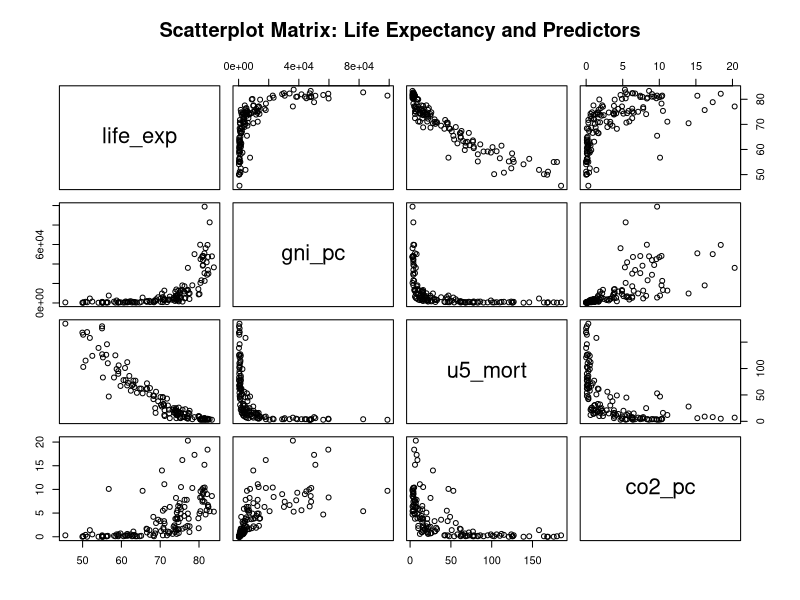
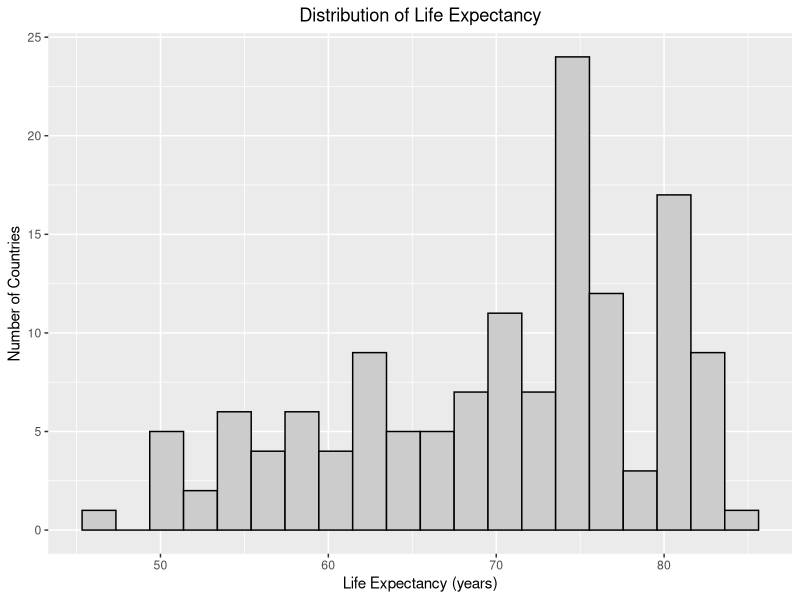
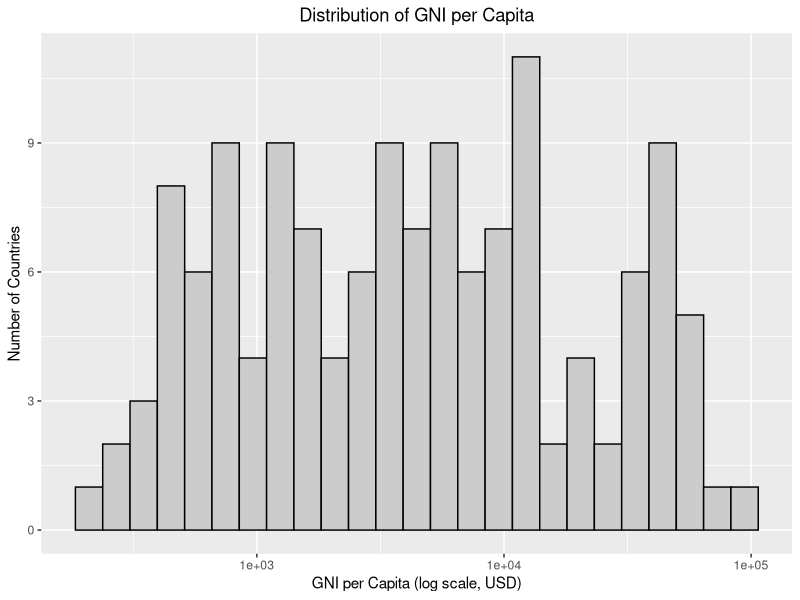
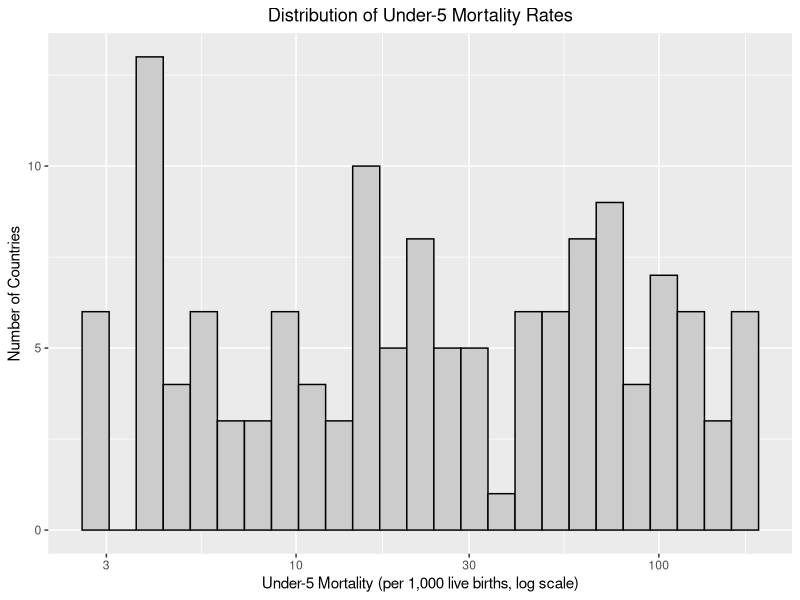
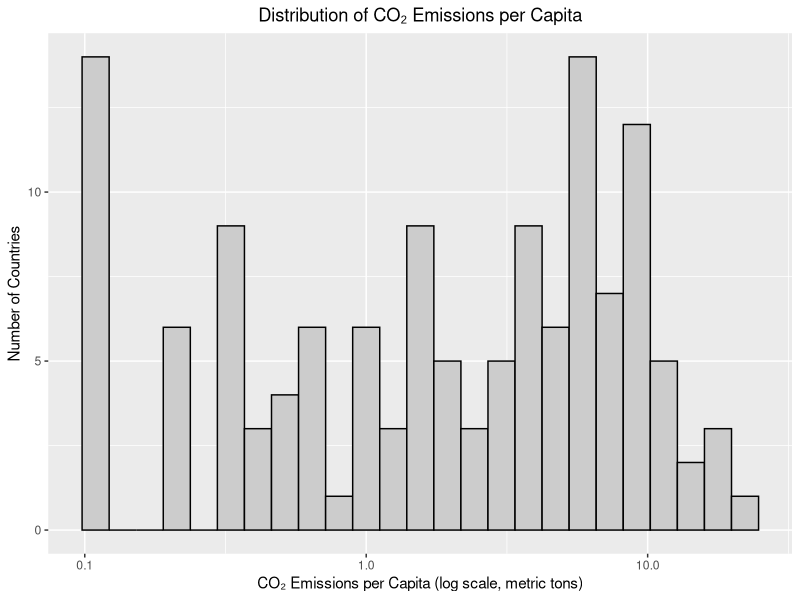
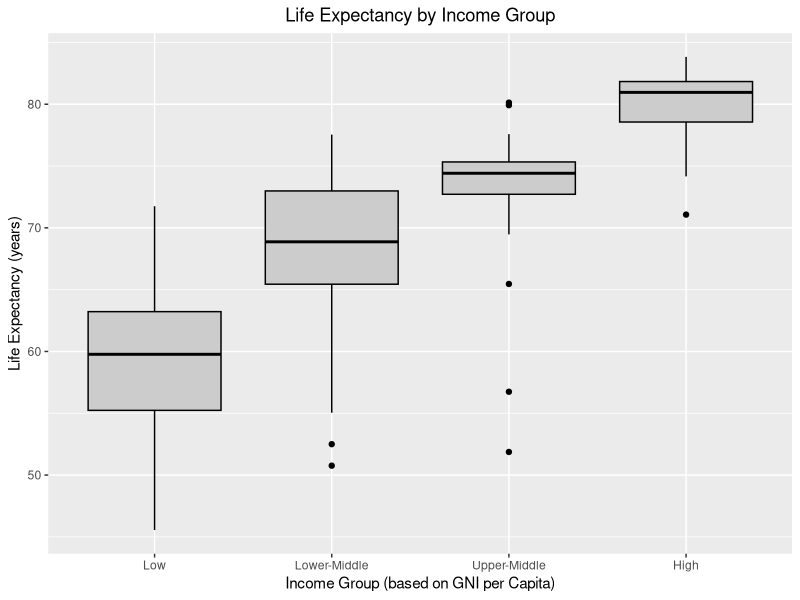
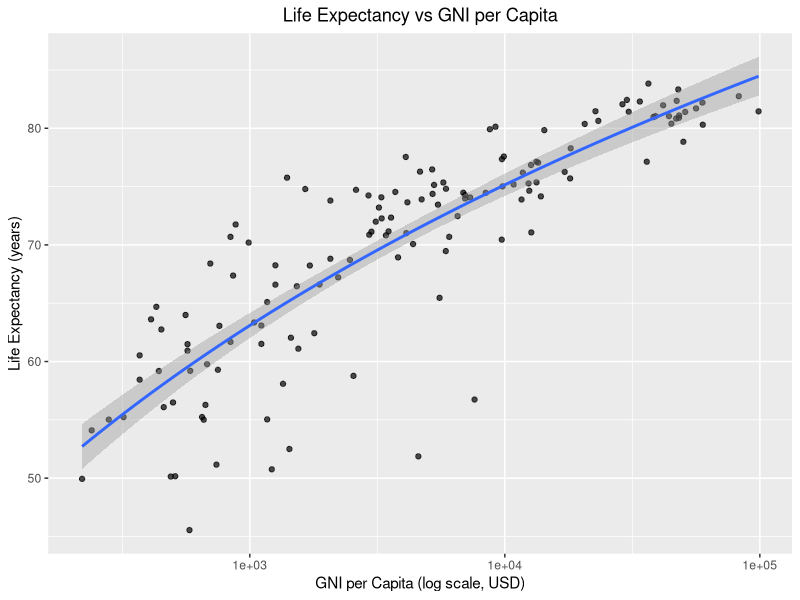
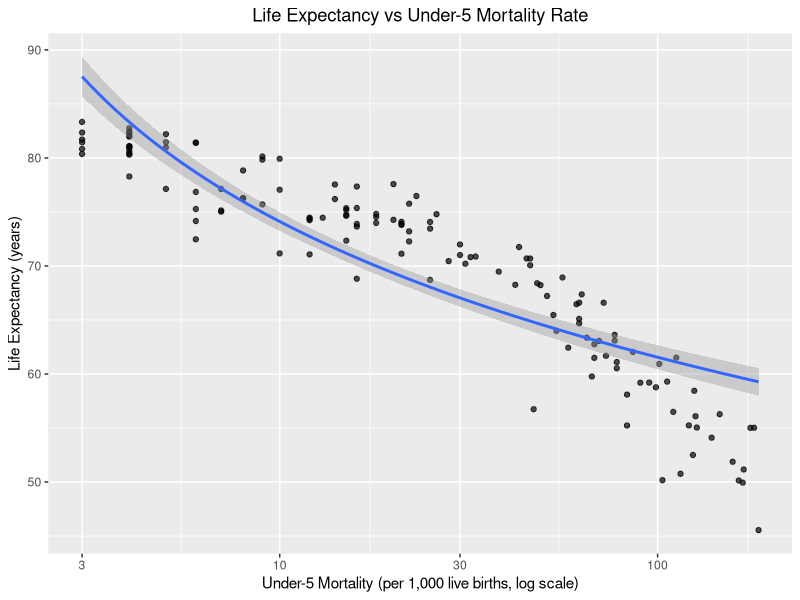

Reproduce these figures in R, in order.
install.packages("car")

library(tidyverse)
library(car)

# ---- 1) Load cross-sectional data ----
dat <- read.csv("life_expectancy_cross_section.csv", stringsAsFactors = FALSE)

# ---- 2) Summary statistics and Correlations ----
summary(dat[, c("life_exp", "gni_pc", "u5_mort", "co2_pc")])
sapply(dat[, c("life_exp", "gni_pc", "u5_mort", "co2_pc")], sd, na.rm = TRUE)

# ---- Correlation matrix ----
cor_vars <- dat %>%
  select(life_exp, gni_pc, u5_mort, co2_pc)

cor_matrix <- cor(cor_vars, use = "complete.obs")

round(cor_matrix, 3)

pairs(cor_vars,
      main = "Scatterplot Matrix: Life Expectancy and Predictors")

# ---- 3) Create transforms (raw/log/sqrt/sq/inv) ----
dat <- dat %>%
  mutate(
    # raw
    gni_raw = gni_pc, u5_raw = u5_mort, co2_raw = co2_pc,
    
    # log (requires >0)
    gni_log = ifelse(!is.na(gni_pc) & gni_pc > 0, log(gni_pc), NA_real_),
    u5_log  = ifelse(!is.na(u5_mort) & u5_mort > 0, log(u5_mort), NA_real_),
    co2_log = ifelse(!is.na(co2_pc) & co2_pc > 0, log(co2_pc), NA_real_),
    
    # sqrt (requires >=0)
    gni_sqrt = ifelse(!is.na(gni_pc) & gni_pc >= 0, sqrt(gni_pc), NA_real_),
    u5_sqrt  = ifelse(!is.na(u5_mort) & u5_mort >= 0, sqrt(u5_mort), NA_real_),
    co2_sqrt = ifelse(!is.na(co2_pc) & co2_pc >= 0, sqrt(co2_pc), NA_real_),
    
    # square
    gni_sq = ifelse(!is.na(gni_pc), gni_pc^2, NA_real_),
    u5_sq  = ifelse(!is.na(u5_mort), u5_mort^2, NA_real_),
    co2_sq = ifelse(!is.na(co2_pc), co2_pc^2, NA_real_),
    
    # inverse (requires >0)
    gni_inv = ifelse(!is.na(gni_pc) & gni_pc > 0, 1 / gni_pc, NA_real_),
    u5_inv  = ifelse(!is.na(u5_mort) & u5_mort > 0, 1 / u5_mort, NA_real_),
    co2_inv = ifelse(!is.na(co2_pc) & co2_pc > 0, 1 / co2_pc, NA_real_)
  )

# 4) INDIVIDUAL REGRESSIONS
# Compare functional forms with AIC

# Under-5
m_u5_raw  <- lm(life_exp ~ u5_raw,  data = dat)
m_u5_log  <- lm(life_exp ~ u5_log,  data = dat)
m_u5_sqrt <- lm(life_exp ~ u5_sqrt, data = dat)
m_u5_sq   <- lm(life_exp ~ u5_sq,   data = dat)
m_u5_inv  <- lm(life_exp ~ u5_inv,  data = dat)

AIC(m_u5_raw, m_u5_log, m_u5_sqrt, m_u5_sq, m_u5_inv)
summary(m_u5_raw); summary(m_u5_log); summary(m_u5_sqrt); summary(m_u5_sq); summary(m_u5_inv)

# GNI
m_gni_raw  <- lm(life_exp ~ gni_raw,  data = dat)
m_gni_log  <- lm(life_exp ~ gni_log,  data = dat)
m_gni_sqrt <- lm(life_exp ~ gni_sqrt, data = dat)
m_gni_sq   <- lm(life_exp ~ gni_sq,   data = dat)
m_gni_inv  <- lm(life_exp ~ gni_inv,  data = dat)

AIC(m_gni_raw, m_gni_log, m_gni_sqrt, m_gni_sq, m_gni_inv)
summary(m_gni_raw); summary(m_gni_log); summary(m_gni_sqrt); summary(m_gni_sq); summary(m_gni_inv)

# CO2
m_co2_raw  <- lm(life_exp ~ co2_raw,  data = dat)
m_co2_log  <- lm(life_exp ~ co2_log,  data = dat)
m_co2_sqrt <- lm(life_exp ~ co2_sqrt, data = dat)
m_co2_sq   <- lm(life_exp ~ co2_sq,   data = dat)
m_co2_inv  <- lm(life_exp ~ co2_inv,  data = dat)

AIC(m_co2_raw, m_co2_log, m_co2_sqrt, m_co2_sq, m_co2_inv)
summary(m_co2_raw); summary(m_co2_log); summary(m_co2_sqrt); summary(m_co2_sq); summary(m_co2_inv)

# 5) STEPWISE MULTIPLE REGRESSION 

step_dat <- dat %>%
  mutate(
    # re-assert transforms in case you edited earlier
    gni_raw  = gni_pc,
    u5_raw   = u5_mort,
    co2_raw  = co2_pc,
    
    gni_log  = ifelse(gni_pc  > 0, log(gni_pc),  NA_real_),
    u5_log   = ifelse(u5_mort > 0, log(u5_mort), NA_real_),
    co2_log  = ifelse(co2_pc  > 0, log(co2_pc),  NA_real_),
    
    gni_sqrt = ifelse(gni_pc  >= 0, sqrt(gni_pc),  NA_real_),
    u5_sqrt  = ifelse(u5_mort >= 0, sqrt(u5_mort), NA_real_),
    co2_sqrt = ifelse(co2_pc  >= 0, sqrt(co2_pc),  NA_real_),
    
    gni_sq   = gni_pc^2,
    u5_sq    = u5_mort^2,
    co2_sq   = co2_pc^2,
    
    gni_inv  = ifelse(gni_pc  > 0, 1 / gni_pc,  NA_real_),
    u5_inv   = ifelse(u5_mort > 0, 1 / u5_mort, NA_real_),
    co2_inv  = ifelse(co2_pc  > 0, 1 / co2_pc,  NA_real_)
  ) %>%
  
  filter(
    complete.cases(
      life_exp,
      gni_raw, gni_log, gni_inv, gni_sqrt, gni_sq,
      u5_raw,  u5_log,  u5_inv,  u5_sqrt,  u5_sq,
      co2_raw, co2_log, co2_inv, co2_sqrt, co2_sq
    )
  )

nrow(step_dat)

m_null <- lm(life_exp ~ 1, data = step_dat)

m_upper <- lm(
  life_exp ~
    gni_raw + gni_log + gni_inv + gni_sqrt + gni_sq +
    u5_raw  + u5_log  + u5_inv  + u5_sqrt  + u5_sq  +
    co2_raw + co2_log + co2_inv + co2_sqrt + co2_sq,
  data = step_dat
)

m_step0 <- step(
  m_null,
  scope = list(lower = m_null, upper = m_upper),
  direction = "both",
  trace = TRUE
)

# Enforce hierarchy for sqrt/sq
terms_now <- attr(terms(m_step0), "term.labels")

need_raw <- character(0)
if (any(grepl("^gni_(sqrt|sq)$", terms_now))) need_raw <- c(need_raw, "gni_raw")
if (any(grepl("^u5_(sqrt|sq)$",  terms_now))) need_raw <- c(need_raw, "u5_raw")
if (any(grepl("^co2_(sqrt|sq)$", terms_now))) need_raw <- c(need_raw, "co2_raw")
need_raw <- setdiff(unique(need_raw), terms_now)

if (length(need_raw) == 0) {
  m_final <- m_step0
} else {
  f_new <- update(formula(m_step0), paste(". ~ . +", paste(need_raw, collapse = " + ")))
  m_fix <- lm(f_new, data = step_dat)
  
  m_lower <- lm(
    as.formula(paste("life_exp ~", paste(c("1", need_raw), collapse = " + "))),
    data = step_dat
  )
  
  m_final <- step(
    m_fix,
    scope = list(lower = m_lower, upper = m_upper),
    direction = "both",
    trace = TRUE
  )
}
vif(m_final)

summary(m_final)

# 6) PLOTS

# Histograms 
ggplot(dat, aes(life_exp)) +
  geom_histogram(bins = 20, fill = "grey80", color = "black") +
  labs(
    title = "Distribution of Life Expectancy",
    x = "Life Expectancy (years)",
    y = "Number of Countries"
  ) +
  theme(plot.title = element_text(hjust = 0.5))

ggplot(dat, aes(gni_pc)) +
  geom_histogram(bins = 25, fill = "grey80", color = "black") +
  scale_x_log10() +
  labs(
    title = "Distribution of GNI per Capita",
    x = "GNI per Capita (log scale, USD)",
    y = "Number of Countries"
  ) +
  theme(plot.title = element_text(hjust = 0.5))

ggplot(dat, aes(u5_mort)) +
  geom_histogram(bins = 25, fill = "grey80", color = "black") +
  scale_x_log10() +
  labs(
    title = "Distribution of Under-5 Mortality Rates",
    x = "Under-5 Mortality (per 1,000 live births, log scale)",
    y = "Number of Countries"
  ) +
  theme(plot.title = element_text(hjust = 0.5))

ggplot(dat, aes(co2_pc)) +
  geom_histogram(bins = 25, fill = "grey80", color = "black") +
  scale_x_log10() +
  labs(
    title = "Distribution of CO₂ Emissions per Capita",
    x = "CO₂ Emissions per Capita (log scale, metric tons)",
    y = "Number of Countries"
  ) +
  theme(plot.title = element_text(hjust = 0.5))


# Boxplot: life expectancy by income quartile (raw GNI)
dat <- dat %>%
  mutate(
    income_group = cut(
      gni_pc,
      breaks = quantile(gni_pc, c(0, .25, .5, .75, 1), na.rm = TRUE),
      labels = c("Low", "Lower-Middle", "Upper-Middle", "High"),
      include.lowest = TRUE
    )
  )

ggplot(dat, aes(income_group, life_exp)) +
  geom_boxplot(fill = "grey80", color = "black") +
  labs(
    title = "Life Expectancy by Income Group",
    x = "Income Group (based on GNI per Capita)",
    y = "Life Expectancy (years)"
  ) +
  theme(plot.title = element_text(hjust = 0.5))


# Scatterplots (raw x, log x-axis + log-fit line)
ggplot(dat, aes(gni_pc, life_exp)) +
  geom_point(alpha = 0.7) +
  scale_x_log10() +
  geom_smooth(method = "lm", formula = y ~ log(x), se = TRUE) +
  labs(
    title = "Life Expectancy vs GNI per Capita",
    x = "GNI per Capita (log scale, USD)",
    y = "Life Expectancy (years)"
  ) +
  theme(plot.title = element_text(hjust = 0.5))


ggplot(dat, aes(u5_mort, life_exp)) +
  geom_point(alpha = 0.7) +
  scale_x_log10() +
  geom_smooth(method = "lm", formula = y ~ log(x), se = TRUE) +
  labs(
    title = "Life Expectancy vs Under-5 Mortality Rate",
    x = "Under-5 Mortality (per 1,000 live births, log scale)",
    y = "Life Expectancy (years)"
  ) +
  theme(plot.title = element_text(hjust = 0.5))

ggplot(dat, aes(co2_pc, life_exp)) +
  geom_point(alpha = 0.7) +
  scale_x_log10() +
  geom_smooth(method = "lm", formula = y ~ log(x), se = TRUE) +
  labs(
    title = "Life Expectancy vs CO₂ Emissions per Capita",
    x = "CO₂ Emissions per Capita (log scale, metric tons)",
    y = "Life Expectancy (years)"
  ) +
  theme(plot.title = element_text(hjust = 0.5))

# 7) DIAGNOSTICS (4-panel)
par(mfrow = c(2, 2)); plot(m_u5_log);  par(mfrow = c(1, 1))
par(mfrow = c(2, 2)); plot(m_gni_log); par(mfrow = c(1, 1))
par(mfrow = c(2, 2)); plot(m_co2_log); par(mfrow = c(1, 1))
par(mfrow = c(2, 2)); plot(m_final);   par(mfrow = c(1, 1))


